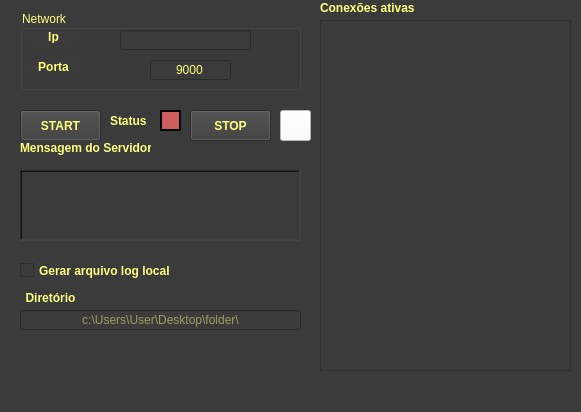
<?xml version="1.0" encoding="UTF-8"?>
<ui version="4.0">
 <class>MainWindow</class>
 <widget class="QMainWindow" name="MainWindow">
  <property name="geometry">
   <rect>
    <x>0</x>
    <y>0</y>
    <width>581</width>
    <height>412</height>
   </rect>
  </property>
  <property name="windowTitle">
   <string>LNA netServer</string>
  </property>
  <property name="styleSheet">
   <string notr="true">background-color: rgb(59, 59, 59);</string>
  </property>
  <widget class="QWidget" name="centralwidget">
   <widget class="QGroupBox" name="groupBox_2">
    <property name="geometry">
     <rect>
      <x>20</x>
      <y>10</y>
      <width>281</width>
      <height>80</height>
     </rect>
    </property>
    <property name="styleSheet">
     <string notr="true">color: rgb(255, 255, 127);</string>
    </property>
    <property name="title">
     <string>Network</string>
    </property>
    <widget class="QLabel" name="label_4">
     <property name="geometry">
      <rect>
       <x>10</x>
       <y>20</y>
       <width>47</width>
       <height>13</height>
      </rect>
     </property>
     <property name="font">
      <font>
       <weight>75</weight>
       <bold>true</bold>
      </font>
     </property>
     <property name="text">
      <string>Ip</string>
     </property>
     <property name="alignment">
      <set>Qt::AlignCenter</set>
     </property>
    </widget>
    <widget class="QLabel" name="label_5">
     <property name="geometry">
      <rect>
       <x>10</x>
       <y>50</y>
       <width>47</width>
       <height>13</height>
      </rect>
     </property>
     <property name="font">
      <font>
       <weight>75</weight>
       <bold>true</bold>
      </font>
     </property>
     <property name="text">
      <string>Porta</string>
     </property>
     <property name="alignment">
      <set>Qt::AlignCenter</set>
     </property>
    </widget>
    <widget class="QLineEdit" name="txt_host">
     <property name="enabled">
      <bool>true</bool>
     </property>
     <property name="geometry">
      <rect>
       <x>100</x>
       <y>20</y>
       <width>131</width>
       <height>20</height>
      </rect>
     </property>
     <property name="text">
      <string/>
     </property>
     <property name="alignment">
      <set>Qt::AlignCenter</set>
     </property>
     <property name="readOnly">
      <bool>true</bool>
     </property>
     <property name="placeholderText">
      <string/>
     </property>
    </widget>
    <widget class="QLineEdit" name="txt_netport">
     <property name="geometry">
      <rect>
       <x>130</x>
       <y>50</y>
       <width>81</width>
       <height>20</height>
      </rect>
     </property>
     <property name="text">
      <string>9000</string>
     </property>
     <property name="alignment">
      <set>Qt::AlignCenter</set>
     </property>
     <property name="placeholderText">
      <string>ex: 9000</string>
     </property>
    </widget>
   </widget>
   <widget class="QLabel" name="label_3">
    <property name="geometry">
     <rect>
      <x>110</x>
      <y>110</y>
      <width>47</width>
      <height>21</height>
     </rect>
    </property>
    <property name="font">
     <font>
      <weight>75</weight>
      <bold>true</bold>
     </font>
    </property>
    <property name="styleSheet">
     <string notr="true">color: rgb(255, 255, 127);</string>
    </property>
    <property name="text">
     <string>Status</string>
    </property>
   </widget>
   <widget class="QPushButton" name="btnStop">
    <property name="geometry">
     <rect>
      <x>190</x>
      <y>110</y>
      <width>81</width>
      <height>31</height>
     </rect>
    </property>
    <property name="font">
     <font>
      <weight>75</weight>
      <bold>true</bold>
     </font>
    </property>
    <property name="styleSheet">
     <string notr="true">color: rgb(255, 255, 127);</string>
    </property>
    <property name="text">
     <string>STOP</string>
    </property>
   </widget>
   <widget class="QPushButton" name="btnStart">
    <property name="geometry">
     <rect>
      <x>20</x>
      <y>110</y>
      <width>81</width>
      <height>31</height>
     </rect>
    </property>
    <property name="font">
     <font>
      <weight>75</weight>
      <bold>true</bold>
     </font>
    </property>
    <property name="styleSheet">
     <string notr="true">color: rgb(255, 255, 127);</string>
    </property>
    <property name="text">
     <string>START</string>
    </property>
   </widget>
   <widget class="QLabel" name="label_status">
    <property name="geometry">
     <rect>
      <x>160</x>
      <y>110</y>
      <width>21</width>
      <height>21</height>
     </rect>
    </property>
    <property name="styleSheet">
     <string notr="true">background-color: indianred;</string>
    </property>
    <property name="frameShape">
     <enum>QFrame::WinPanel</enum>
    </property>
    <property name="frameShadow">
     <enum>QFrame::Plain</enum>
    </property>
    <property name="text">
     <string/>
    </property>
   </widget>
   <widget class="QLabel" name="label_7">
    <property name="geometry">
     <rect>
      <x>20</x>
      <y>140</y>
      <width>131</width>
      <height>16</height>
     </rect>
    </property>
    <property name="font">
     <font>
      <weight>75</weight>
      <bold>true</bold>
     </font>
    </property>
    <property name="styleSheet">
     <string notr="true">color: rgb(255, 255, 127);</string>
    </property>
    <property name="text">
     <string>Mensagem do Servidor</string>
    </property>
   </widget>
   <widget class="QCheckBox" name="check_save_log">
    <property name="geometry">
     <rect>
      <x>20</x>
      <y>260</y>
      <width>151</width>
      <height>21</height>
     </rect>
    </property>
    <property name="font">
     <font>
      <weight>75</weight>
      <bold>true</bold>
     </font>
    </property>
    <property name="styleSheet">
     <string notr="true">color: rgb(255, 255, 127);</string>
    </property>
    <property name="text">
     <string>Gerar arquivo log local</string>
    </property>
   </widget>
   <widget class="QLabel" name="label_6">
    <property name="geometry">
     <rect>
      <x>20</x>
      <y>290</y>
      <width>61</width>
      <height>16</height>
     </rect>
    </property>
    <property name="font">
     <font>
      <weight>75</weight>
      <bold>true</bold>
     </font>
    </property>
    <property name="styleSheet">
     <string notr="true">color: rgb(255, 255, 127);</string>
    </property>
    <property name="text">
     <string>Diretório</string>
    </property>
    <property name="alignment">
     <set>Qt::AlignCenter</set>
    </property>
   </widget>
   <widget class="QLineEdit" name="txt_log_path">
    <property name="geometry">
     <rect>
      <x>20</x>
      <y>310</y>
      <width>281</width>
      <height>20</height>
     </rect>
    </property>
    <property name="styleSheet">
     <string notr="true">color: rgb(255, 255, 127);</string>
    </property>
    <property name="text">
     <string/>
    </property>
    <property name="alignment">
     <set>Qt::AlignCenter</set>
    </property>
    <property name="placeholderText">
     <string>c:\Users\User\Desktop\folder\</string>
    </property>
   </widget>
   <widget class="QTextEdit" name="txt_server">
    <property name="geometry">
     <rect>
      <x>20</x>
      <y>170</y>
      <width>281</width>
      <height>71</height>
     </rect>
    </property>
    <property name="styleSheet">
     <string notr="true">color: rgb(255, 255, 127);</string>
    </property>
    <property name="frameShape">
     <enum>QFrame::WinPanel</enum>
    </property>
    <property name="frameShadow">
     <enum>QFrame::Sunken</enum>
    </property>
    <property name="readOnly">
     <bool>true</bool>
    </property>
   </widget>
   <widget class="QLabel" name="txt_n_conn">
    <property name="geometry">
     <rect>
      <x>16</x>
      <y>350</y>
      <width>281</width>
      <height>21</height>
     </rect>
    </property>
    <property name="font">
     <font>
      <weight>75</weight>
      <bold>true</bold>
     </font>
    </property>
    <property name="styleSheet">
     <string notr="true">color: rgb(255, 255, 127);</string>
    </property>
    <property name="text">
     <string/>
    </property>
    <property name="alignment">
     <set>Qt::AlignCenter</set>
    </property>
   </widget>
   <widget class="QPushButton" name="btnHide">
    <property name="geometry">
     <rect>
      <x>280</x>
      <y>110</y>
      <width>31</width>
      <height>31</height>
     </rect>
    </property>
    <property name="toolTip">
     <string>Minimizar para bandeja</string>
    </property>
    <property name="styleSheet">
     <string notr="true">color: rgb(255, 255, 127);
background-color: rgb(255, 255, 255);</string>
    </property>
    <property name="text">
     <string/>
    </property>
    <property name="icon">
     <iconset>
      <normaloff>../client/tray.ico</normaloff>../client/tray.ico</iconset>
    </property>
    <property name="iconSize">
     <size>
      <width>25</width>
      <height>25</height>
     </size>
    </property>
   </widget>
   <widget class="QTextEdit" name="txt_list_addr">
    <property name="geometry">
     <rect>
      <x>320</x>
      <y>20</y>
      <width>251</width>
      <height>351</height>
     </rect>
    </property>
    <property name="font">
     <font>
      <weight>75</weight>
      <bold>true</bold>
     </font>
    </property>
    <property name="styleSheet">
     <string notr="true">color: rgb(255, 255, 127);</string>
    </property>
    <property name="readOnly">
     <bool>true</bool>
    </property>
   </widget>
   <widget class="QLabel" name="label">
    <property name="geometry">
     <rect>
      <x>320</x>
      <y>0</y>
      <width>101</width>
      <height>16</height>
     </rect>
    </property>
    <property name="font">
     <font>
      <weight>75</weight>
      <bold>true</bold>
     </font>
    </property>
    <property name="styleSheet">
     <string notr="true">color: rgb(255, 255, 127);</string>
    </property>
    <property name="text">
     <string>Conexões ativas</string>
    </property>
   </widget>
  </widget>
  <widget class="QMenuBar" name="menubar">
   <property name="geometry">
    <rect>
     <x>0</x>
     <y>0</y>
     <width>581</width>
     <height>21</height>
    </rect>
   </property>
  </widget>
  <widget class="QStatusBar" name="statusbar"/>
 </widget>
 <resources/>
 <connections/>
</ui>
